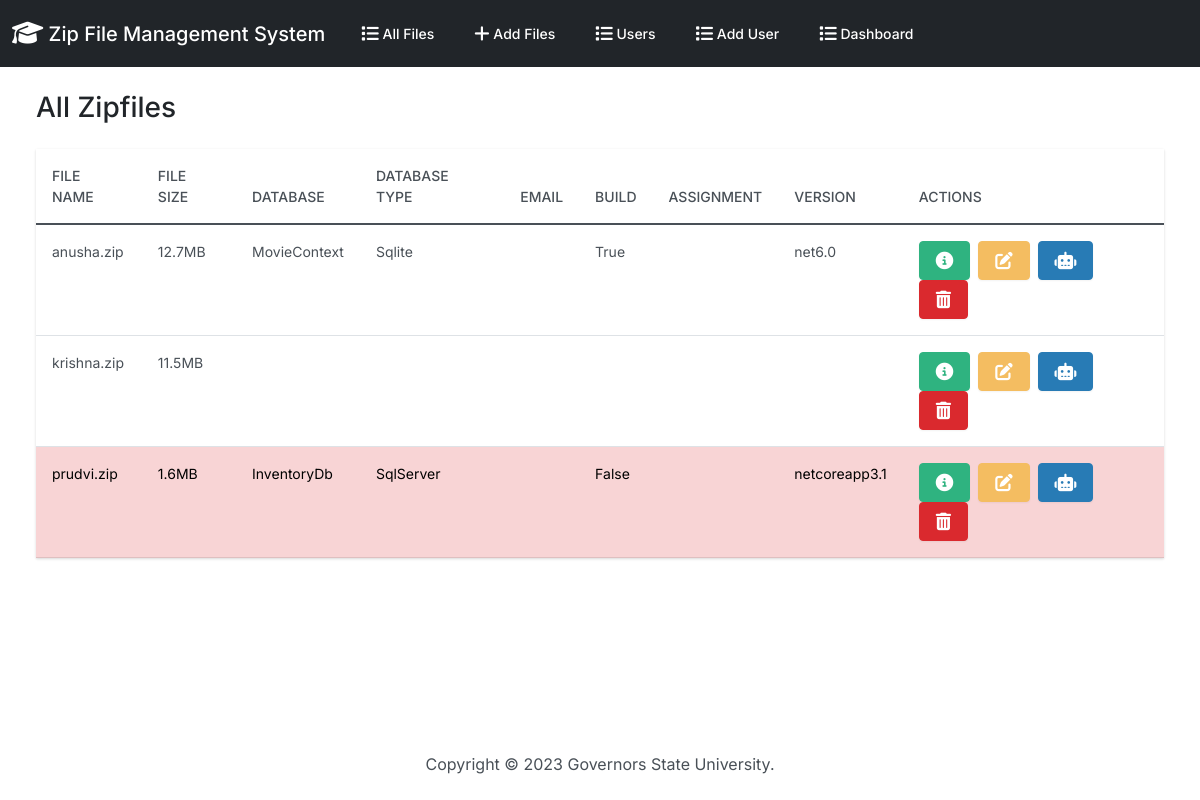
Before: / with the older database file.
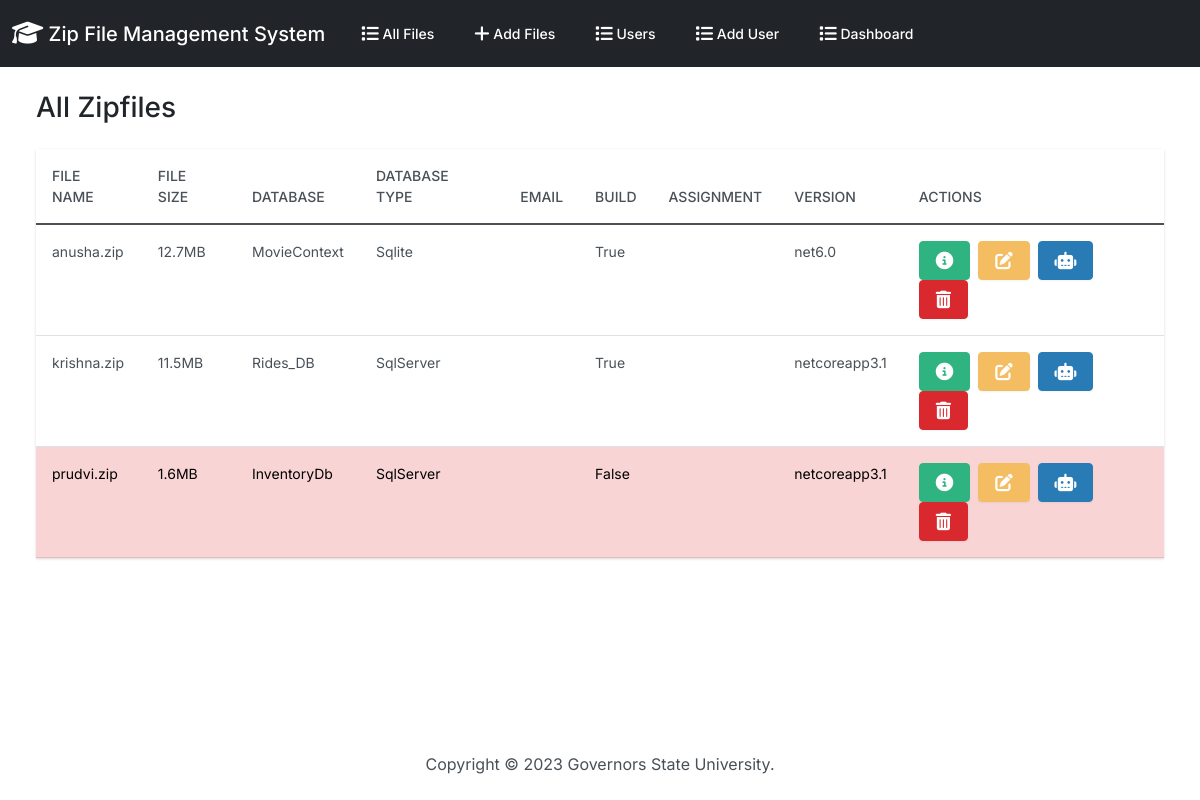
After: the same page with the newer database file.
### zipfiles/models.py (models this page shows, shortened)
class File_Results(models.Model):
  id_number = models.PositiveIntegerField(null=True)
  f_name = models.CharField(max_length=255,null=True)
  f_size = models.CharField(max_length=50,null=True)
  myfiles = models.FileField(upload_to="")
  user_name = models.ForeignKey('UserNamesList', on_delete=models.CASCADE, null=True)
  db_name = models.CharField(max_length=50,null=True)
  db_type = models.CharField(max_length=50,null=True)
  is_build_succeeded = models.CharField(max_length=50,null=True)
  dotnet_version = models.CharField(max_length=20,null=True)
  assignment_number = models.IntegerField(null=True)
  folder_name = models.CharField(max_length=50,null=True)
  instruction_passed = models.CharField(max_length=50,null=True)

### zipfiles/views.py (the view)
# urls.py: path('', views.index, name='index'),
def index(request):
  return render(request, 'zipfiles/index.html', {
    'zipfiles': File_Results.objects.all()
  })

### zipfiles/templates/zipfiles/index.html (shortened to what this page needs)
{% extends "zipfiles/base.html" %}
{% block body %}
<h3 class="m-4">All Zipfiles</h3>
<div class="row">
  <div class="col-12">
    {% if zipfiles %}
    <div class="ms-4 me-4 mb-4">
      <div>
        <table class="table table-hover">
          <thead class="thead-dark">
            <tr>
              <th scope="col">File name</th>
              <th scope="col">File Size</th>
              <th scope="col">Database</th>
              <th scope="col">Database Type</th>
              <th scope="col">Email</th>
              <th scope="col">Build</th>
              <th scope="col">Assignment</th>
              <th scope="col">Version</th>
              <th scope="col">Actions</th>
            </tr>
          </thead>
          <tbody>
            {% for zipfile in zipfiles %}
              <tr {% if zipfile.is_build_succeeded == 'False' %}class="table-danger"{% endif %}>
                <td>{{ zipfile.f_name|default:"" }}</td>
                <td>{{ zipfile.f_size|default:"" }}</td>
                <td>{{ zipfile.db_name|default:"" }}</td>
                <td>{{ zipfile.db_type|default:"" }}</td>
                <td>{{ zipfile.email|default:"" }}</td>
                <td>{{ zipfile.is_build_succeeded|default:"" }}</td>
                <td>{{ zipfile.assignment_number|default:"" }}</td>
                <td>{{ zipfile.dotnet_version|default:"" }}</td>
                <td>
                  <button type="button" class="btn btn-success me-1" href="{% url 'view_student' zipfile.id %}" data-bs-toggle="modal" data-bs-target="#myModal{{zipfile.id}}">
                  </button>
                  <a class="btn btn-warning me-1" href="{% url 'edit' zipfile.id %}">
                  </a>
                  <a class="btn btn-info me-1" href="{% url 'automate' zipfile.id %}">
                  </a>
                  <button type="button" class="btn btn-danger" data-bs-toggle="modal" data-bs-target="#delete{{zipfile.id}}">
                  </button>
                </td>
              </tr>
            {% endfor %}
          </tbody>
        </table>
      </div>
    </div>
    {% else %}
      <h5 class="alert alert-primary ms-4 me-4">No File_Results Records</h5>
    {% endif %}
  </div>
</div>
{% endblock %}

### zipfiles/templates/zipfiles/base.html (shortened to what this page needs)
{% load static %}
<!DOCTYPE html>
<html lang="en">
  <head>
    <link rel="stylesheet" href="https://cdnjs.cloudflare.com/ajax/libs/font-awesome/6.1.1/css/all.min.css">
    <link href="{% static 'css/bootstrap.min.css' %}" rel="stylesheet">
  </head>
  <body class="d-flex flex-column min-vh-100">
    <div id="parentDiv">
      <nav class="navbar navbar-expand-lg navbar-dark bg-dark">
        <div class="container-fluid">
          <a class="navbar-brand" href="{% url 'index' %}">
            <i class="fa-solid fa-graduation-cap fa-lg"></i> Zip File Management System
          </a>
          <div class="collapse navbar-collapse" id="navbarColor01">
            <ul class="navbar-nav me-auto">
              <li class="nav-item">
                <a class="nav-link" href="{% url 'index' %}">
                   All Files
                </a>
              </li>
              <li class="nav-item">
                <a class="nav-link" href="{% url 'add' %}">
                   Add Files
                </a>
              </li>
              <li class="nav-item">
                <a class="nav-link" href="{% url 'user_list' %}">
                   Users
                </a>
              </li>
              <li class="nav-item">
                <a class="nav-link" href="{% url 'user_create' %}">
                   Add User
                </a>
              </li>
              <li class="nav-item">
                <a class="nav-link" href="{% url 'dashboard' %}">
                   Dashboard
                </a>
              </li>
            </ul>
          </div>
        </div>
      </nav>
      <div class="container-fluid">
        {% block body %}
        {% endblock %}
      </div>
    </div>
    <footer class="mt-auto mb-4">
      <div class="text-center">
        <span>
          Copyright &copy; <script>document.write(new Date().getFullYear())</script> Governors State University.
        </span>
      </div>
    </footer>
  </body>
</html>

Changed rows visible on the page:
changed File_Results "krishna.zip": db_name (not shown) → "Rides_DB"; db_type (not shown) → "SqlServer"; is_build_succeeded (not shown) → "True"; dotnet_version (not shown) → "netcoreapp3.1"
